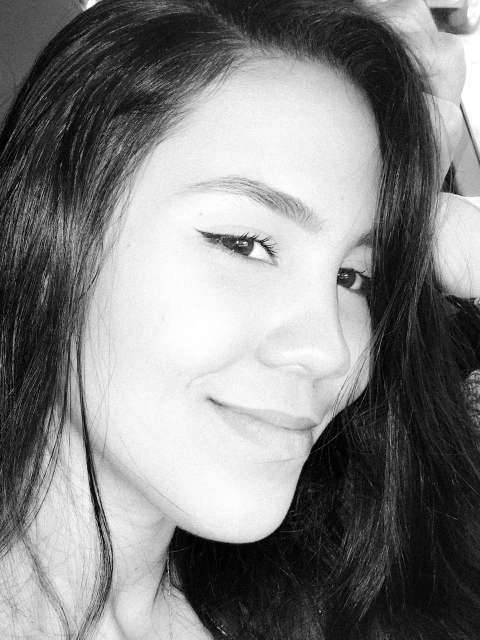
//> input picture exercicios/8/mari2.jpeg, 960 x 1280 px (shown at 1/2 size)
$ ./nova mari2.jpeg   (built with g++ and OpenCV 4)
//> lines starting //> are read from the running program, lines starting //| are printed output that depends on the picture
#include <iostream>
#include <opencv2/opencv.hpp>
#include <fstream>
#include <iomanip>
#include <vector>
#include <algorithm>
#include <numeric>
#include <ctime>
#include <cstdlib>

using namespace std;
using namespace cv;

#define STEP 1
#define JITTER 3
#define RAIO 1

int top_slider = 10;
int top_slider_max = 200;

char TrackbarName[50];

Mat image, border, frame, points;

void on_trackbar_canny(int, void*){
  Canny(image, border, top_slider, 3*top_slider);
  // imshow("canny", border);
}

int main(int argc, char** argv){
  vector<int> yrange;
  vector<int> xrange;

  int width, height, gray;
  int x, y;

  image= imread(argv[1],CV_LOAD_IMAGE_GRAYSCALE);
//> image is the input picture: 1280 rows x 960 cols, CV_8UC1; min 0, max 255, mean 130.7

  srand(time(0));

  if(!image.data){
	cout << "nao abriu" << argv[1] << endl;
    cout << argv[0] << " imagem.jpg";
    exit(0);
  }

  width=image.size().width;
//> width = 960
  height=image.size().height;
//> height = 1280


  createTrackbar( TrackbarName, "canny",
                &top_slider,
                top_slider_max,
                on_trackbar_canny );

  on_trackbar_canny(top_slider, 0 );
//> in on_trackbar_canny, `Canny(image, border, top_slider, 3*top_slider);`:
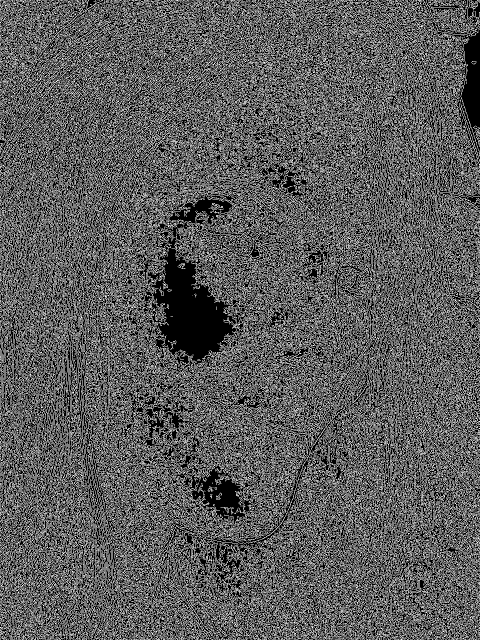
//> border: 1280 rows x 960 cols, CV_8UC1 (shown at 1/2 size); 36% white in thin lines or dots

  xrange.resize(height/STEP);
//> xrange = 1280 values from 0 to 0
  yrange.resize(width/STEP);
//> yrange = 960 values from 0 to 0

  iota(xrange.begin(), xrange.end(), 0);
//> xrange = 1280 values from 0 to 1279
  iota(yrange.begin(), yrange.end(), 0);
//> yrange = 960 values from 0 to 959

  for(uint i=0; i<xrange.size(); i++){
    xrange[i]= xrange[i]*STEP+STEP/2;
  }

  for(uint i=0; i<yrange.size(); i++){
    yrange[i]= yrange[i]*STEP+STEP/2;
  }

  points = Mat(height, width, CV_8U, Scalar(255));

  random_shuffle(xrange.begin(), xrange.end());

  for(auto i : xrange){
    for(auto j : yrange){
      x = i+rand()%(2*JITTER)-JITTER+1;
      y = j+rand()%(2*JITTER)-JITTER+1;
      gray = image.at<uchar>(x,y);
        circle(points,
             cv::Point(y,x),
              RAIO+2,
             CV_RGB(gray,gray,gray),
             -1,
             CV_AA);
      }
    }
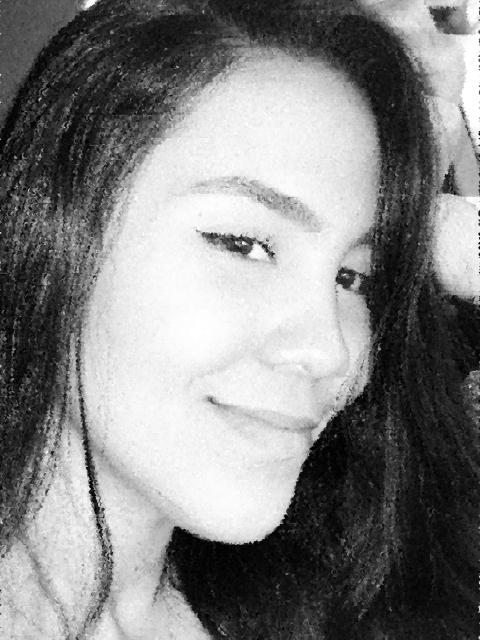
//> points: 1280 rows x 960 cols, CV_8UC1 (shown at 1/2 size); min 0, max 255, mean 130.8
    for(auto i : xrange){
      for(auto j : yrange){
        x = i+rand()%(2*JITTER)-JITTER+1;
        y = j+rand()%(2*JITTER)-JITTER+1;
        gray = image.at<uchar>(x,y);
        if(border.at<uchar>(x,y) == 255)
        {
          circle(points,
              cv::Point(y,x),
              RAIO,
              CV_RGB(gray,gray,gray),
              -1,
              CV_AA);
        }
      }
    }

  imwrite("pontos_nova.jpg", points);
  return 0;
}

$ run again, on exercicios/8/pontos.png
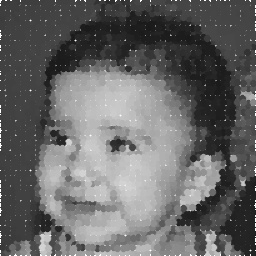
//> input picture exercicios/8/pontos.png, 256 x 256 px
//> image is the input picture: 256 rows x 256 cols, CV_8UC1; min 21, max 255, mean 102.8
//> in on_trackbar_canny, `Canny(image, border, top_slider, 3*top_slider);`:
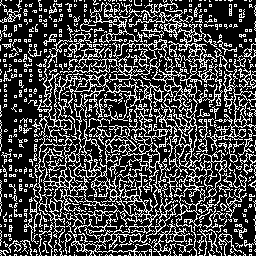
//> border: 256 rows x 256 cols, CV_8UC1; 27.3% white in thin lines or dots
//> after the loop `for(auto i : xrange)`:
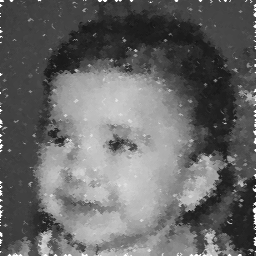
//> points: 256 rows x 256 cols, CV_8UC1; min 17, max 255, mean 103.2

$ run again, on exercicios/8/pontos_novo.jpg
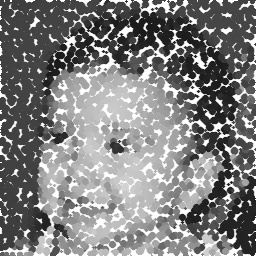
//> input picture exercicios/8/pontos_novo.jpg, 256 x 256 px
//> image is the input picture: 256 rows x 256 cols, CV_8UC1; min 21, max 255, mean 128.4
//> in on_trackbar_canny, `Canny(image, border, top_slider, 3*top_slider);`:
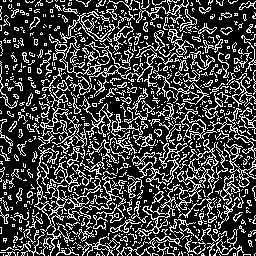
//> border: 256 rows x 256 cols, CV_8UC1; 25.6% white in thin lines or dots
//> after the loop `for(auto i : xrange)`:
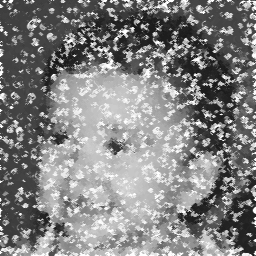
//> points: 256 rows x 256 cols, CV_8UC1; min 20, max 255, mean 130.7
